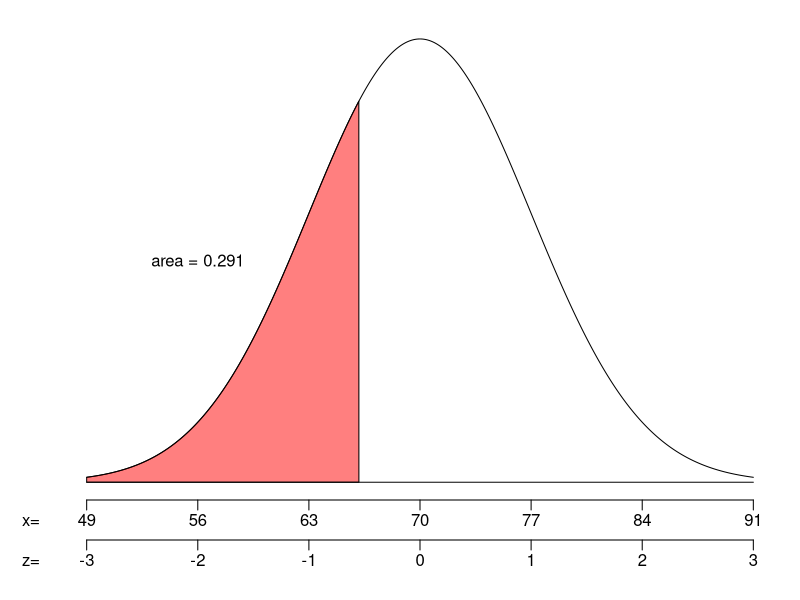

Write R code to recreate this figure.
## ---- chunk 1
## DATA GENERATION
mu = sample(50+(0:20)*10, 1)
sig = sample(2:round(mu/3,0), 1)

z = round(runif(1,-2.7,2.7),2)
la = round(pnorm(z),3)
x = round(mu+z*sig,3)
## ---- chunk 2
par(mar=c(5,3,1,1))
zs = seq(-3,3,length=10000)
ys = dnorm(zs)
plot(zs, ys, 'l',xlim = c(-3,3), ylim = c(0,0.4),
     ann=FALSE,xaxt="n",yaxt="n",
     lwd=1,bty='n')
axis(side=1, line=0, at=-3:3, labels = FALSE)
mtext(mu+(-3:3)*sig,side=1,line=0.5,at=-3:3)
mtext(c("x="),line=0.5,side=1,at=-3.5)
axis(side=1, line=2,at=-3:3, labels = FALSE)
mtext(-3:3,side=1,line=2.5,at=-3:3)
mtext(c("z="),line=2.5,side=1,at=-3.5)
polygon(c(zs[zs<=z], z, -3),c(ys[zs<=z], 0, 0), col=rgb(1,0,0,0.5))
text(-2,0.2,label=sprintf("area = %.3f",la))
lines(c(-3,3),c(0,0),'l',lwd=1)
